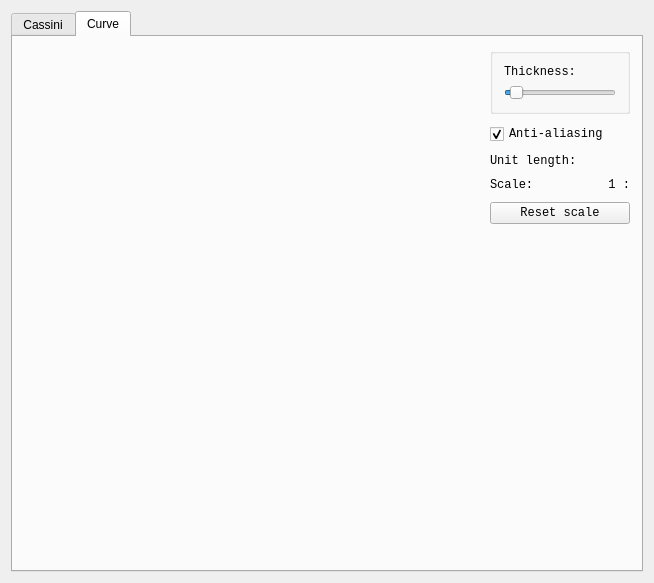
<?xml version="1.0" encoding="UTF-8"?>
<ui version="4.0">
 <class>MainWindow</class>
 <widget class="QMainWindow" name="MainWindow">
  <property name="geometry">
   <rect>
    <x>0</x>
    <y>0</y>
    <width>654</width>
    <height>583</height>
   </rect>
  </property>
  <property name="windowTitle">
   <string>FIT0201CHERESHNEV_Plotter</string>
  </property>
  <widget class="QWidget" name="centralWidget">
   <layout class="QGridLayout" name="gridLayout">
    <item row="0" column="0">
     <widget class="QTabWidget" name="tabWidget">
      <property name="sizePolicy">
       <sizepolicy hsizetype="Expanding" vsizetype="Expanding">
        <horstretch>0</horstretch>
        <verstretch>0</verstretch>
       </sizepolicy>
      </property>
      <property name="currentIndex">
       <number>1</number>
      </property>
      <widget class="QWidget" name="cassiniTabPage">
       <attribute name="title">
        <string>Cassini</string>
       </attribute>
       <layout class="QGridLayout" name="gridLayout_2">
        <item row="0" column="4">
         <layout class="QHBoxLayout" name="horizontalLayout">
          <item>
           <layout class="QVBoxLayout" name="verticalLayout" stretch="1,0,0">
            <item>
             <widget class="CassiniWidget" name="cassiniWidget" native="true">
              <property name="autoFillBackground">
               <bool>false</bool>
              </property>
              <property name="styleSheet">
               <string notr="true"/>
              </property>
             </widget>
            </item>
            <item>
             <widget class="QSlider" name="horizontalSlider">
              <property name="minimum">
               <number>1</number>
              </property>
              <property name="maximum">
               <number>100000</number>
              </property>
              <property name="value">
               <number>10000</number>
              </property>
              <property name="orientation">
               <enum>Qt::Horizontal</enum>
              </property>
             </widget>
            </item>
            <item>
             <layout class="QHBoxLayout" name="horizontalLayout_7">
              <item>
               <widget class="QLabel" name="label_7">
                <property name="sizePolicy">
                 <sizepolicy hsizetype="Maximum" vsizetype="Preferred">
                  <horstretch>0</horstretch>
                  <verstretch>0</verstretch>
                 </sizepolicy>
                </property>
                <property name="font">
                 <font>
                  <family>Consolas</family>
                  <pointsize>9</pointsize>
                 </font>
                </property>
                <property name="text">
                 <string>R:</string>
                </property>
               </widget>
              </item>
              <item>
               <widget class="QLabel" name="rLabel">
                <property name="sizePolicy">
                 <sizepolicy hsizetype="Maximum" vsizetype="Preferred">
                  <horstretch>0</horstretch>
                  <verstretch>0</verstretch>
                 </sizepolicy>
                </property>
                <property name="minimumSize">
                 <size>
                  <width>50</width>
                  <height>0</height>
                 </size>
                </property>
                <property name="font">
                 <font>
                  <family>Consolas</family>
                  <pointsize>9</pointsize>
                 </font>
                </property>
                <property name="text">
                 <string/>
                </property>
               </widget>
              </item>
              <item>
               <spacer name="horizontalSpacer">
                <property name="orientation">
                 <enum>Qt::Horizontal</enum>
                </property>
                <property name="sizeHint" stdset="0">
                 <size>
                  <width>40</width>
                  <height>20</height>
                 </size>
                </property>
               </spacer>
              </item>
             </layout>
            </item>
           </layout>
          </item>
         </layout>
        </item>
        <item row="0" column="5">
         <layout class="QVBoxLayout" name="verticalLayout_2">
          <item>
           <widget class="QGroupBox" name="groupBox1">
            <property name="sizePolicy">
             <sizepolicy hsizetype="Minimum" vsizetype="Preferred">
              <horstretch>0</horstretch>
              <verstretch>0</verstretch>
             </sizepolicy>
            </property>
            <property name="minimumSize">
             <size>
              <width>140</width>
              <height>0</height>
             </size>
            </property>
            <property name="title">
             <string/>
            </property>
            <layout class="QVBoxLayout" name="verticalLayout_4">
             <item>
              <layout class="QHBoxLayout" name="horizontalLayout_55">
               <item>
                <widget class="QLabel" name="label_111">
                 <property name="font">
                  <font>
                   <family>Consolas</family>
                   <pointsize>9</pointsize>
                  </font>
                 </property>
                 <property name="text">
                  <string>Thickness:</string>
                 </property>
                </widget>
               </item>
               <item>
                <widget class="QLabel" name="thicknessLabel_2">
                 <property name="sizePolicy">
                  <sizepolicy hsizetype="Minimum" vsizetype="Preferred">
                   <horstretch>0</horstretch>
                   <verstretch>0</verstretch>
                  </sizepolicy>
                 </property>
                 <property name="font">
                  <font>
                   <family>Consolas</family>
                   <pointsize>9</pointsize>
                  </font>
                 </property>
                 <property name="text">
                  <string/>
                 </property>
                </widget>
               </item>
              </layout>
             </item>
             <item>
              <widget class="QSlider" name="horizontalSlider_3">
               <property name="sizePolicy">
                <sizepolicy hsizetype="Minimum" vsizetype="Fixed">
                 <horstretch>0</horstretch>
                 <verstretch>0</verstretch>
                </sizepolicy>
               </property>
               <property name="minimum">
                <number>1</number>
               </property>
               <property name="maximum">
                <number>20</number>
               </property>
               <property name="value">
                <number>1</number>
               </property>
               <property name="orientation">
                <enum>Qt::Horizontal</enum>
               </property>
              </widget>
             </item>
            </layout>
           </widget>
          </item>
          <item>
           <layout class="QHBoxLayout" name="horizontalLayout_5">
            <item>
             <widget class="QLabel" name="label">
              <property name="font">
               <font>
                <family>Consolas</family>
                <pointsize>9</pointsize>
               </font>
              </property>
              <property name="text">
               <string>1st focus:</string>
              </property>
             </widget>
            </item>
            <item>
             <widget class="QLabel" name="focus0Label">
              <property name="sizePolicy">
               <sizepolicy hsizetype="Minimum" vsizetype="Preferred">
                <horstretch>0</horstretch>
                <verstretch>0</verstretch>
               </sizepolicy>
              </property>
              <property name="minimumSize">
               <size>
                <width>50</width>
                <height>0</height>
               </size>
              </property>
              <property name="font">
               <font>
                <family>Consolas</family>
                <pointsize>9</pointsize>
               </font>
              </property>
              <property name="text">
               <string/>
              </property>
             </widget>
            </item>
           </layout>
          </item>
          <item>
           <layout class="QHBoxLayout" name="horizontalLayout_6">
            <item>
             <widget class="QLabel" name="label_3">
              <property name="font">
               <font>
                <family>Consolas</family>
                <pointsize>9</pointsize>
               </font>
              </property>
              <property name="text">
               <string>2nd focus:</string>
              </property>
             </widget>
            </item>
            <item>
             <widget class="QLabel" name="focus1Label">
              <property name="sizePolicy">
               <sizepolicy hsizetype="Minimum" vsizetype="Preferred">
                <horstretch>0</horstretch>
                <verstretch>0</verstretch>
               </sizepolicy>
              </property>
              <property name="minimumSize">
               <size>
                <width>50</width>
                <height>0</height>
               </size>
              </property>
              <property name="font">
               <font>
                <family>Consolas</family>
                <pointsize>9</pointsize>
               </font>
              </property>
              <property name="text">
               <string/>
              </property>
              <property name="textFormat">
               <enum>Qt::AutoText</enum>
              </property>
             </widget>
            </item>
           </layout>
          </item>
          <item>
           <spacer name="verticalSpacer_2">
            <property name="orientation">
             <enum>Qt::Vertical</enum>
            </property>
            <property name="sizeHint" stdset="0">
             <size>
              <width>20</width>
              <height>40</height>
             </size>
            </property>
           </spacer>
          </item>
         </layout>
        </item>
       </layout>
      </widget>
      <widget class="QWidget" name="curveTabPage">
       <attribute name="title">
        <string>Curve</string>
       </attribute>
       <layout class="QHBoxLayout" name="horizontalLayout_2" stretch="1,0">
        <item>
         <widget class="CurveWidget" name="curveWidget" native="true">
          <property name="styleSheet">
           <string notr="true"/>
          </property>
         </widget>
        </item>
        <item>
         <layout class="QVBoxLayout" name="verticalLayout_3">
          <property name="spacing">
           <number>10</number>
          </property>
          <item>
           <widget class="QGroupBox" name="groupBox">
            <property name="sizePolicy">
             <sizepolicy hsizetype="Minimum" vsizetype="Preferred">
              <horstretch>0</horstretch>
              <verstretch>0</verstretch>
             </sizepolicy>
            </property>
            <property name="minimumSize">
             <size>
              <width>140</width>
              <height>0</height>
             </size>
            </property>
            <property name="title">
             <string/>
            </property>
            <layout class="QVBoxLayout" name="verticalLayout_4">
             <item>
              <layout class="QHBoxLayout" name="horizontalLayout_3">
               <item>
                <widget class="QLabel" name="label_2">
                 <property name="font">
                  <font>
                   <family>Consolas</family>
                   <pointsize>9</pointsize>
                  </font>
                 </property>
                 <property name="text">
                  <string>Thickness:</string>
                 </property>
                </widget>
               </item>
               <item>
                <widget class="QLabel" name="thicknessLabel">
                 <property name="sizePolicy">
                  <sizepolicy hsizetype="Minimum" vsizetype="Preferred">
                   <horstretch>0</horstretch>
                   <verstretch>0</verstretch>
                  </sizepolicy>
                 </property>
                 <property name="font">
                  <font>
                   <family>Consolas</family>
                   <pointsize>9</pointsize>
                  </font>
                 </property>
                 <property name="text">
                  <string/>
                 </property>
                </widget>
               </item>
              </layout>
             </item>
             <item>
              <widget class="QSlider" name="horizontalSlider_2">
               <property name="sizePolicy">
                <sizepolicy hsizetype="Minimum" vsizetype="Fixed">
                 <horstretch>0</horstretch>
                 <verstretch>0</verstretch>
                </sizepolicy>
               </property>
               <property name="minimum">
                <number>1</number>
               </property>
               <property name="maximum">
                <number>20</number>
               </property>
               <property name="value">
                <number>2</number>
               </property>
               <property name="orientation">
                <enum>Qt::Horizontal</enum>
               </property>
              </widget>
             </item>
            </layout>
           </widget>
          </item>
          <item>
           <widget class="QCheckBox" name="antiAliasingCheckBox">
            <property name="sizePolicy">
             <sizepolicy hsizetype="Maximum" vsizetype="Fixed">
              <horstretch>0</horstretch>
              <verstretch>0</verstretch>
             </sizepolicy>
            </property>
            <property name="font">
             <font>
              <family>Consolas</family>
              <pointsize>9</pointsize>
             </font>
            </property>
            <property name="text">
             <string>Anti-aliasing</string>
            </property>
            <property name="checked">
             <bool>true</bool>
            </property>
           </widget>
          </item>
          <item>
           <layout class="QHBoxLayout" name="horizontalLayout_4">
            <item>
             <widget class="QLabel" name="label_4">
              <property name="font">
               <font>
                <family>Consolas</family>
                <pointsize>9</pointsize>
               </font>
              </property>
              <property name="text">
               <string>Unit length:</string>
              </property>
             </widget>
            </item>
            <item>
             <widget class="QLabel" name="unitLengthLabel">
              <property name="font">
               <font>
                <family>Consolas</family>
                <pointsize>9</pointsize>
               </font>
              </property>
              <property name="text">
               <string/>
              </property>
              <property name="alignment">
               <set>Qt::AlignRight|Qt::AlignTrailing|Qt::AlignVCenter</set>
              </property>
             </widget>
            </item>
           </layout>
          </item>
          <item>
           <layout class="QHBoxLayout" name="horizontalLayout_8">
            <item>
             <widget class="QLabel" name="label_6">
              <property name="sizePolicy">
               <sizepolicy hsizetype="Maximum" vsizetype="Preferred">
                <horstretch>0</horstretch>
                <verstretch>0</verstretch>
               </sizepolicy>
              </property>
              <property name="font">
               <font>
                <family>Consolas</family>
                <pointsize>9</pointsize>
               </font>
              </property>
              <property name="text">
               <string>Scale:</string>
              </property>
             </widget>
            </item>
            <item>
             <widget class="QLabel" name="label_5">
              <property name="font">
               <font>
                <family>Consolas</family>
                <pointsize>9</pointsize>
               </font>
              </property>
              <property name="text">
               <string>1 :</string>
              </property>
              <property name="alignment">
               <set>Qt::AlignRight|Qt::AlignTrailing|Qt::AlignVCenter</set>
              </property>
             </widget>
            </item>
           </layout>
          </item>
          <item>
           <widget class="QPushButton" name="pushButton_2">
            <property name="font">
             <font>
              <family>Consolas</family>
              <pointsize>9</pointsize>
             </font>
            </property>
            <property name="text">
             <string>Reset scale</string>
            </property>
           </widget>
          </item>
          <item>
           <spacer name="verticalSpacer">
            <property name="orientation">
             <enum>Qt::Vertical</enum>
            </property>
            <property name="sizeHint" stdset="0">
             <size>
              <width>20</width>
              <height>40</height>
             </size>
            </property>
           </spacer>
          </item>
         </layout>
        </item>
       </layout>
      </widget>
     </widget>
    </item>
   </layout>
  </widget>
  <widget class="QMenuBar" name="menuBar">
   <property name="geometry">
    <rect>
     <x>0</x>
     <y>0</y>
     <width>654</width>
     <height>21</height>
    </rect>
   </property>
  </widget>
 </widget>
 <layoutdefault spacing="6" margin="11"/>
 <customwidgets>
  <customwidget>
   <class>CassiniWidget</class>
   <extends>QWidget</extends>
   <header>cassiniwidget.h</header>
   <container>1</container>
   <slots>
    <signal>focus1Changed(QString)</signal>
    <signal>focus0Changed(QString)</signal>
    <signal>RChanged(QString)</signal>
    <signal>thicknessChanged(QString)</signal>
    <slot>updateR(int)</slot>
    <slot>updateThickness(int)</slot>
   </slots>
  </customwidget>
  <customwidget>
   <class>CurveWidget</class>
   <extends>QWidget</extends>
   <header>curvewidget.h</header>
   <container>1</container>
   <slots>
    <signal>unitLengthChanged(QString)</signal>
    <signal>thicknessChanged(QString)</signal>
    <signal>scaleChanged(QString)</signal>
    <slot>updateAntiAliasing(bool)</slot>
    <slot>updateThickness(int)</slot>
    <slot>resetScale()</slot>
   </slots>
  </customwidget>
 </customwidgets>
 <resources/>
 <connections>
  <connection>
   <sender>curveWidget</sender>
   <signal>unitLengthChanged(QString)</signal>
   <receiver>unitLengthLabel</receiver>
   <slot>setText(QString)</slot>
   <hints>
    <hint type="sourcelabel">
     <x>482</x>
     <y>184</y>
    </hint>
    <hint type="destinationlabel">
     <x>604</x>
     <y>170</y>
    </hint>
   </hints>
  </connection>
  <connection>
   <sender>antiAliasingCheckBox</sender>
   <signal>clicked(bool)</signal>
   <receiver>curveWidget</receiver>
   <slot>updateAntiAliasing(bool)</slot>
   <hints>
    <hint type="sourcelabel">
     <x>593</x>
     <y>137</y>
    </hint>
    <hint type="destinationlabel">
     <x>451</x>
     <y>131</y>
    </hint>
   </hints>
  </connection>
  <connection>
   <sender>horizontalSlider_2</sender>
   <signal>valueChanged(int)</signal>
   <receiver>curveWidget</receiver>
   <slot>updateThickness(int)</slot>
   <hints>
    <hint type="sourcelabel">
     <x>609</x>
     <y>101</y>
    </hint>
    <hint type="destinationlabel">
     <x>414</x>
     <y>100</y>
    </hint>
   </hints>
  </connection>
  <connection>
   <sender>curveWidget</sender>
   <signal>thicknessChanged(QString)</signal>
   <receiver>thicknessLabel</receiver>
   <slot>setText(QString)</slot>
   <hints>
    <hint type="sourcelabel">
     <x>518</x>
     <y>77</y>
    </hint>
    <hint type="destinationlabel">
     <x>615</x>
     <y>82</y>
    </hint>
   </hints>
  </connection>
  <connection>
   <sender>cassiniWidget</sender>
   <signal>focus0Changed(QString)</signal>
   <receiver>focus0Label</receiver>
   <slot>setText(QString)</slot>
   <hints>
    <hint type="sourcelabel">
     <x>166</x>
     <y>111</y>
    </hint>
    <hint type="destinationlabel">
     <x>604</x>
     <y>74</y>
    </hint>
   </hints>
  </connection>
  <connection>
   <sender>cassiniWidget</sender>
   <signal>focus1Changed(QString)</signal>
   <receiver>focus1Label</receiver>
   <slot>setText(QString)</slot>
   <hints>
    <hint type="sourcelabel">
     <x>411</x>
     <y>139</y>
    </hint>
    <hint type="destinationlabel">
     <x>610</x>
     <y>93</y>
    </hint>
   </hints>
  </connection>
  <connection>
   <sender>cassiniWidget</sender>
   <signal>RChanged(QString)</signal>
   <receiver>rLabel</receiver>
   <slot>setText(QString)</slot>
   <hints>
    <hint type="sourcelabel">
     <x>424</x>
     <y>175</y>
    </hint>
    <hint type="destinationlabel">
     <x>62</x>
     <y>546</y>
    </hint>
   </hints>
  </connection>
  <connection>
   <sender>horizontalSlider</sender>
   <signal>valueChanged(int)</signal>
   <receiver>cassiniWidget</receiver>
   <slot>updateR(int)</slot>
   <hints>
    <hint type="sourcelabel">
     <x>135</x>
     <y>527</y>
    </hint>
    <hint type="destinationlabel">
     <x>137</x>
     <y>237</y>
    </hint>
   </hints>
  </connection>
  <connection>
   <sender>pushButton_2</sender>
   <signal>clicked()</signal>
   <receiver>curveWidget</receiver>
   <slot>resetScale()</slot>
   <hints>
    <hint type="sourcelabel">
     <x>540</x>
     <y>215</y>
    </hint>
    <hint type="destinationlabel">
     <x>381</x>
     <y>308</y>
    </hint>
   </hints>
  </connection>
  <connection>
   <sender>curveWidget</sender>
   <signal>scaleChanged(QString)</signal>
   <receiver>label_5</receiver>
   <slot>setText(QString)</slot>
   <hints>
    <hint type="sourcelabel">
     <x>202</x>
     <y>124</y>
    </hint>
    <hint type="destinationlabel">
     <x>618</x>
     <y>189</y>
    </hint>
   </hints>
  </connection>
  <connection>
   <sender>cassiniWidget</sender>
   <signal>thicknessChanged(QString)</signal>
   <receiver>thicknessLabel_2</receiver>
   <slot>setText(QString)</slot>
   <hints>
    <hint type="sourcelabel">
     <x>245</x>
     <y>193</y>
    </hint>
    <hint type="destinationlabel">
     <x>615</x>
     <y>121</y>
    </hint>
   </hints>
  </connection>
  <connection>
   <sender>horizontalSlider_3</sender>
   <signal>valueChanged(int)</signal>
   <receiver>cassiniWidget</receiver>
   <slot>updateThickness(int)</slot>
   <hints>
    <hint type="sourcelabel">
     <x>574</x>
     <y>145</y>
    </hint>
    <hint type="destinationlabel">
     <x>369</x>
     <y>316</y>
    </hint>
   </hints>
  </connection>
 </connections>
</ui>
